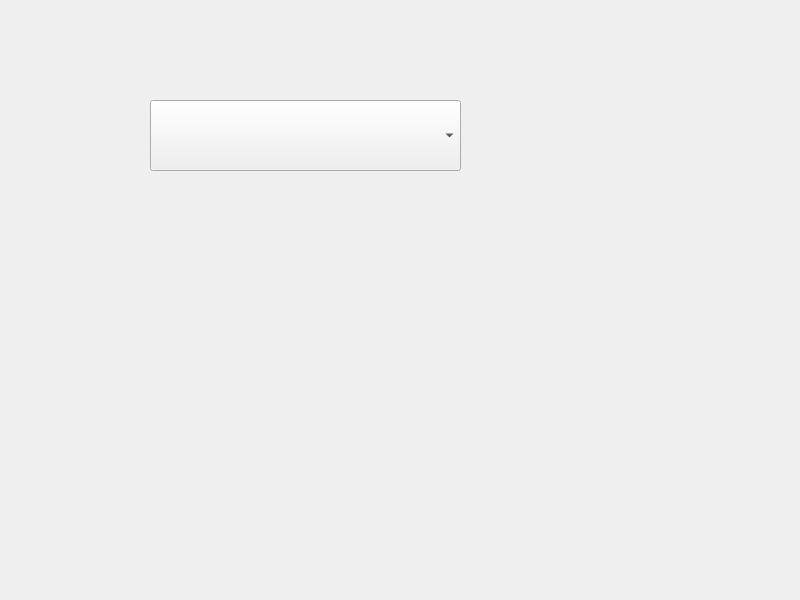
<?xml version="1.0" encoding="UTF-8"?>
<ui version="4.0">
 <class>Widget</class>
 <widget class="QWidget" name="Widget">
  <property name="geometry">
   <rect>
    <x>0</x>
    <y>0</y>
    <width>800</width>
    <height>600</height>
   </rect>
  </property>
  <property name="windowTitle">
   <string>Widget</string>
  </property>
  <widget class="QComboBox" name="comboBox">
   <property name="geometry">
    <rect>
     <x>150</x>
     <y>100</y>
     <width>311</width>
     <height>71</height>
    </rect>
   </property>
  </widget>
 </widget>
 <resources/>
 <connections/>
</ui>
